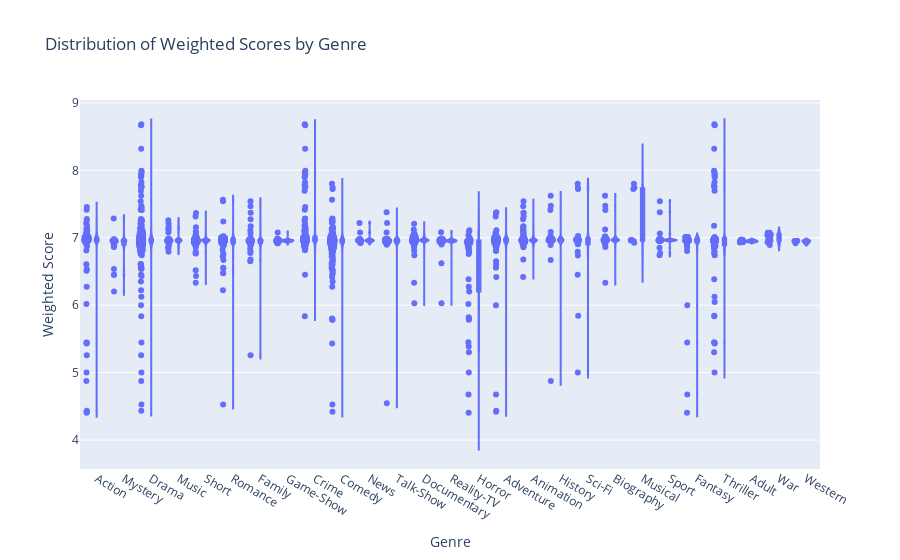

The code cell stored with this chart in its notebook:
### Markdown cell above
## genres et notation

### Code cell
df_exploded = df.assign(genres=df['genres'].str.split(',')).explode('genres')
px.violin(df_exploded, x='genres', y='weighted_score', 
                labels={'genres': 'Genre', 'weighted_score': 'Weighted Score'},
                title='Distribution of Weighted Scores by Genre', box=True, points="all")

### Figure 1 — Plotly figure (JSON) as saved in the notebook; plotly's stock layout.template omitted (floating-point values rounded to 4 significant figures; data arrays with more than 128 entries replaced by an {"elided": "..."} marker saying what was removed)
{"data": [{"alignmentgroup": "True", "box": {"visible": true}, "hovertemplate": "Genre=%{x}<br>Weighted Score=%{y}<extra></extra>", "legendgroup": "", "marker": {"color": "#636efa"}, "name": "", "offsetgroup": "", "orientation": "v", "points": "all", "scalegroup": "True", "showlegend": false, "type": "violin", "x": {"elided": "15057 str values"}, "x0": " ", "xaxis": "x", "y": {"elided": "15057 float values"}, "y0": " ", "yaxis": "y"}], "layout": {"legend": {"tracegroupgap": 0}, "title": {"text": "Distribution of Weighted Scores by Genre"}, "violinmode": "group", "xaxis": {"anchor": "y", "domain": [0, 1], "title": {"text": "Genre"}}, "yaxis": {"anchor": "x", "domain": [0, 1], "title": {"text": "Weighted Score"}}}}
